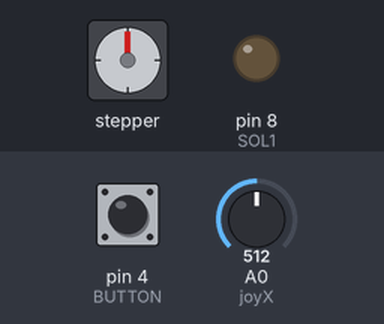
The sketch below on a simulated Arduino Uno, built with avr-gcc and run on an emulated ATmega328P. Parts: stepper motor, output pins drawn as LEDs (lit = HIGH). The test bench sets the inputs (shaded band); at power-on: A0 (joyX) = 512, pin 4 (BUTTON) HIGH. Stepper angles assume 200 steps per turn.

Above: at 1.2 s.
1.3 s: A0 (joyX) set to 716
At 1.45 s:
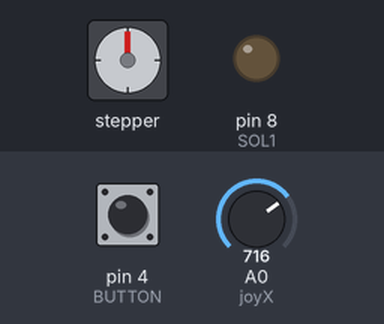
4.3 s: pin 4 (BUTTON) pulled LOW for 3.2 s
At 7.58 s:
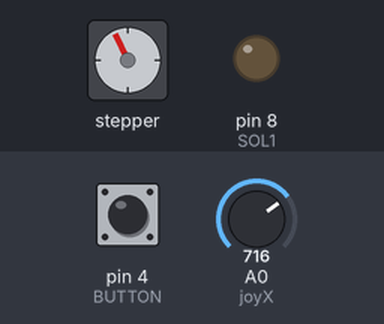
9.0 s: pin 4 (BUTTON) pulled LOW for 0.15 s
At 9.91 s:
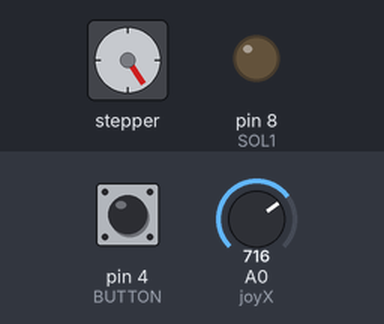
12.1 s: pin 4 (BUTTON) pulled LOW for 1 s
At 13.21 s:
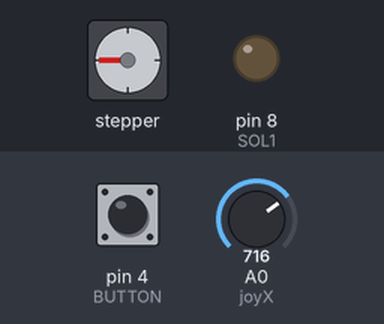
15.1 s: pin 4 (BUTTON) pulled LOW for 0.15 s
At 15.37 s:
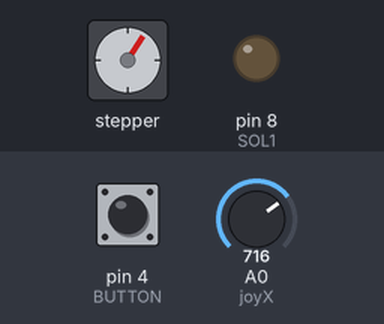
18.2 s: pin 4 (BUTTON) pulled LOW for 0.15 s
At 18.47 s:
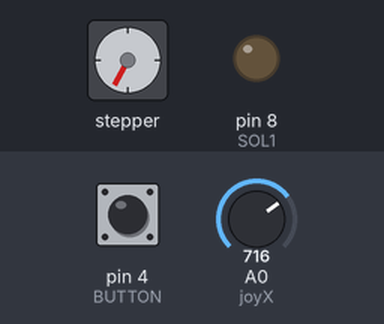
Timing chart, 0 to 27.3 s (numbered marks = the images above; inputs shaded):
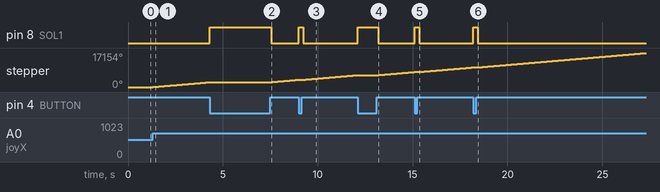

Measured:
- after the input at 1.3 s, stepper: keeps turning clockwise at about 816°/s, starting at once
- after the input at 4.3 s, pin 8 (SOL1): LOW → HIGH at once, → LOW 3.2 s later
- after the input at 9.0 s, pin 8 (SOL1): LOW → HIGH at once, → LOW 0.24 s later
- after the input at 12.1 s, pin 8 (SOL1): LOW → HIGH at once, → LOW 1.1 s later
- after the input at 15.1 s, pin 8 (SOL1): LOW → HIGH at once, → LOW 0.24 s later
- after the input at 18.2 s, pin 8 (SOL1): LOW → HIGH at once, → LOW 0.24 s later

The sketch:

joystick_arduino.ino
```cpp
#include <AccelStepper.h>

#define stepPin 3
#define dirPin 2
#define joyX A0

#define SOL1 8
#define BUTTON 4
#define PULSE_MS 120

// --- Motor setup ---
AccelStepper stepper(AccelStepper::DRIVER, stepPin, dirPin);
const int maxSpeed = 1500;       // maximum motor speed
const int acceleration = 800;    // motor acceleration

// --- Joystick setup ---
const int deadzone = 50;         // dead zone around center
const int center = 512;          // joystick center value
int lastSpeed = 0;

void setup() {
  Serial.begin(9600);

  // motor setup
  stepper.setMaxSpeed(maxSpeed);
  stepper.setAcceleration(acceleration);

  // I/O setup
  pinMode(SOL1, OUTPUT);
  digitalWrite(SOL1, LOW);
  pinMode(BUTTON, INPUT_PULLUP);
}

void loop() {
  // read joystick
  int x = analogRead(joyX); // 0 - 1023
  int speed = 0;

  // dead zone to keep the motor still near center
  if (x > center + deadzone) {
    speed = map(x, center + deadzone, 1023, 0, maxSpeed);
  } else if (x < center - deadzone) {
    speed = map(x, center - deadzone, 0, 0, -maxSpeed);
  } else {
    speed = 0;
  }

  // update motor speed only when it changes
  if (speed != lastSpeed) {
    stepper.setSpeed(speed);
    lastSpeed = speed;
  }

  // run the motor smoothly
  stepper.runSpeed();

  // solenoid control
  if (digitalRead(BUTTON) == LOW) {
    digitalWrite(SOL1, HIGH);
    delay(PULSE_MS);
    digitalWrite(SOL1, LOW);
  }
}
```
